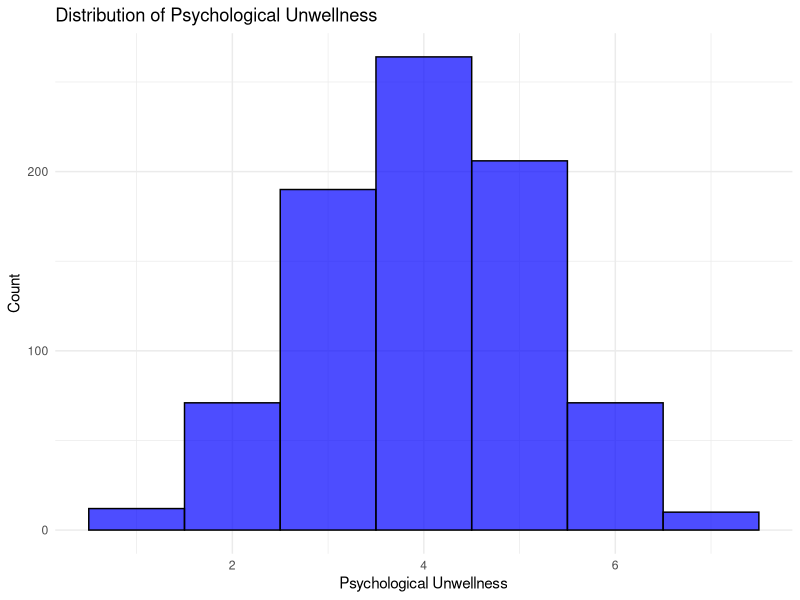
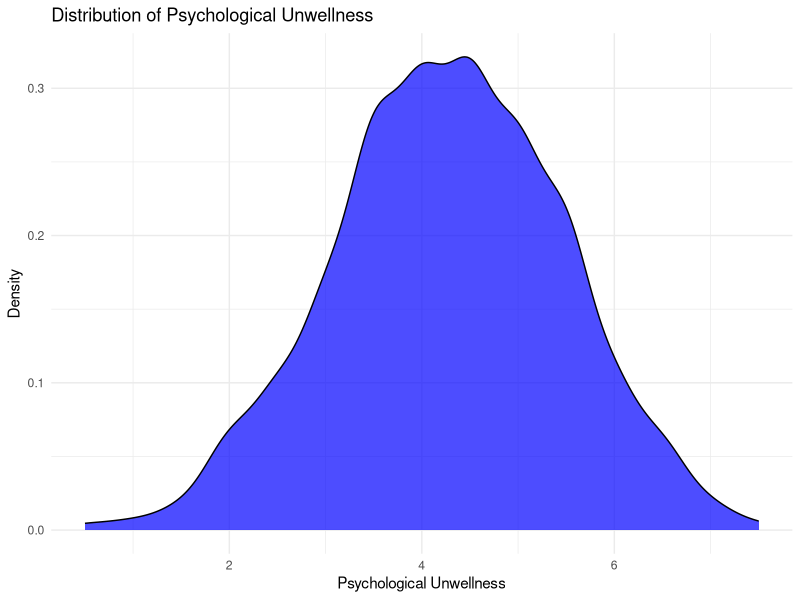
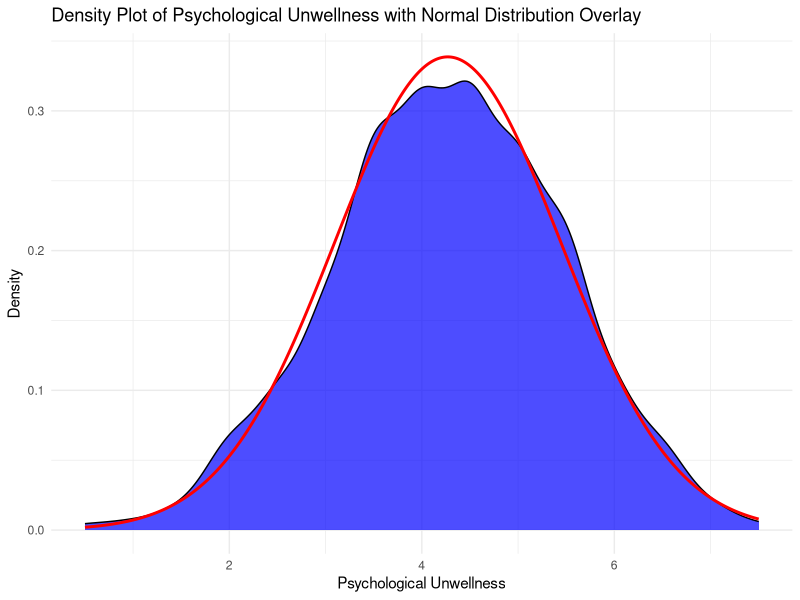

Source code (R) for these figures, in order:

library(tidyverse)
MentalHealth = read_csv("data/MentalHealthDataSet.csv")

#Finding total mental health wellness of each person by calculation the amount of bad factors that he/she has
MentalHealth_wellness <- MentalHealth %>% 
  mutate(Mental_Unwellness = rowSums(select(., -Coping_Struggles, -Work_Interest, -Mental_Health_History) == "Yes") +
           rowSums(select(.,Coping_Struggles,Work_Interest) == "No") + 
           rowSums(select(., Mood_Swings) == "High") +
           rowSums(. == "Maybe") / 2 +
           rowSums(select(., Mood_Swings) == "Medium") / 2)

#Distribution of Psychological Unwellness in histogram
ggplot(MentalHealth_wellness, aes(x = Mental_Unwellness)) +
  geom_histogram(binwidth = 1, fill = "blue", color = "black", alpha = 0.7) +
  labs(title = "Distribution of Psychological Unwellness",
       x = "Psychological Unwellness",
       y = "Count") +
  theme_minimal()
#Density funktion of Psychological Unwellness (as continious function)
ggplot(MentalHealth_wellness, aes(x = Mental_Unwellness)) +
  geom_density(fill = "blue", alpha = 0.7) +
  labs(title = "Distribution of Psychological Unwellness",
       x = "Psychological Unwellness",
       y = "Density") +
  theme_minimal()


#Comparison of the densities from Psychological Unwellness and Normal Distribution
normal_density <- data.frame(x = seq(min(MentalHealth_wellness$Mental_Unwellness), max(MentalHealth_wellness$Mental_Unwellness), length = 1000),
                             y = dnorm(seq(min(MentalHealth_wellness$Mental_Unwellness), max(MentalHealth_wellness$Mental_Unwellness), length = 1000), mean = mean(MentalHealth_wellness$Mental_Unwellness), sd = sd(MentalHealth_wellness$Mental_Unwellness)))

ggplot(MentalHealth_wellness, aes(x = Mental_Unwellness)) +
  geom_density(fill = "blue", alpha = 0.7) +
  geom_line(data = normal_density, aes(x = x, y = y), color = "red", size = 1) +
  labs(title = "Density Plot of Psychological Unwellness with Normal Distribution Overlay",
       x = "Psychological Unwellness",
       y = "Density") +
  theme_minimal()

#we can conclude that this factor is pretty much normal distributed:)

